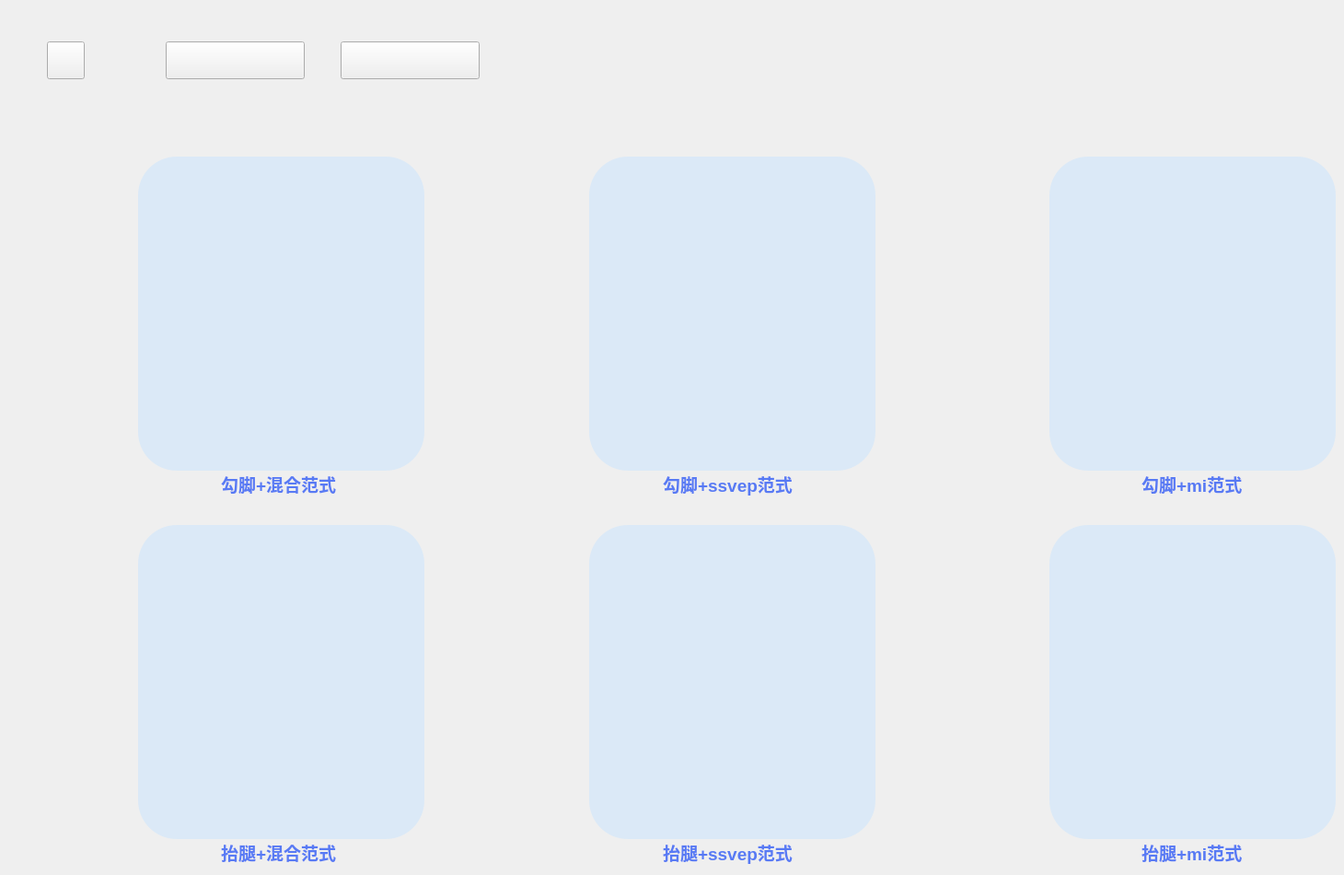
     <widget class="QWidget" name="tab_treat">
      <attribute name="title">
       <string>Tab 1</string>
      </attribute>
      <widget class="QPushButton" name="pushButton_tab1home">
       <property name="geometry">
        <rect>
         <x>51</x>
         <y>45</y>
         <width>41</width>
         <height>41</height>
        </rect>
       </property>
       <property name="styleSheet">
        <string notr="true">border-image: url(:/treat/pic/treat_home.png);</string>
       </property>
       <property name="text">
        <string/>
       </property>
      </widget>
      <widget class="QPushButton" name="pushButton_tab1select">
       <property name="geometry">
        <rect>
         <x>180</x>
         <y>45</y>
         <width>151</width>
         <height>41</height>
        </rect>
       </property>
       <property name="styleSheet">
        <string notr="true">border-image: url(:/treat/pic/treat_select.png);</string>
       </property>
       <property name="text">
        <string/>
       </property>
      </widget>
      <widget class="QPushButton" name="pushButton_tab1new">
       <property name="geometry">
        <rect>
         <x>370</x>
         <y>45</y>
         <width>151</width>
         <height>41</height>
        </rect>
       </property>
       <property name="styleSheet">
        <string notr="true">border-image: url(:/treat/pic/treat_new.png);</string>
       </property>
       <property name="text">
        <string/>
       </property>
      </widget>
      <widget class="QPushButton" name="pushButton_gou_ssvep">
       <property name="geometry">
        <rect>
         <x>640</x>
         <y>170</y>
         <width>311</width>
         <height>341</height>
        </rect>
       </property>
       <property name="font">
        <font>
         <pointsize>14</pointsize>
         <bold>true</bold>
        </font>
       </property>
       <property name="styleSheet">
        <string notr="true">QPushButton#pushButton_gou_ssvep { background-color: #DBE9F7; border-radius: 42px;
border-image: url(:/main/pic/main_up_ssvep.png); }
QPushButton#pushButton_gou_ssvep:pressed { border-image: url(:/main/pic/main_up_click_ssvep.png); }</string>
       </property>
       <property name="text">
        <string/>
       </property>
      </widget>
      <widget class="QPushButton" name="pushButton_gou_ssmvep">
       <property name="geometry">
        <rect>
         <x>150</x>
         <y>170</y>
         <width>311</width>
         <height>341</height>
        </rect>
       </property>
       <property name="font">
        <font>
         <pointsize>14</pointsize>
         <bold>true</bold>
        </font>
       </property>
       <property name="styleSheet">
        <string notr="true">QPushButton#pushButton_gou_ssmvep { background-color: #DBE9F7; border-radius: 42px;
border-image: url(:/main/pic/main_up_ssmvep.png); }
QPushButton#pushButton_gou_ssmvep:pressed { border-image: url(:/main/pic/main_up_click_ssmvep.png); }</string>
       </property>
       <property name="text">
        <string/>
       </property>
      </widget>
      <widget class="QPushButton" name="pushButton_gou_mi">
       <property name="geometry">
        <rect>
         <x>1140</x>
         <y>170</y>
         <width>311</width>
         <height>341</height>
        </rect>
       </property>
       <property name="font">
        <font>
         <pointsize>14</pointsize>
         <bold>true</bold>
        </font>
       </property>
       <property name="styleSheet">
        <string notr="true">QPushButton#pushButton_gou_mi { background-color: #DBE9F7; border-radius: 42px;
border-image: url(:/main/pic/main_up_mi.png); }
QPushButton#pushButton_gou_mi:pressed { border-image: url(:/main/pic/main_up_click_mi.png); }</string>
       </property>
       <property name="text">
        <string/>
       </property>
      </widget>
      <widget class="QPushButton" name="pushButton_tai_ssvep">
       <property name="geometry">
        <rect>
         <x>640</x>
         <y>570</y>
         <width>311</width>
         <height>341</height>
        </rect>
       </property>
       <property name="font">
        <font>
         <pointsize>14</pointsize>
         <bold>true</bold>
        </font>
       </property>
       <property name="styleSheet">
        <string notr="true">QPushButton#pushButton_tai_ssvep { background-color: #DBE9F7; border-radius: 42px;
border-image: url(:/main/pic/main_down_ssvep.png); }
QPushButton#pushButton_tai_ssvep:pressed { border-image: url(:/main/pic/main_down_click_ssvep.png); }</string>
       </property>
       <property name="text">
        <string/>
       </property>
      </widget>
      <widget class="QPushButton" name="pushButton_tai_ssmvep">
       <property name="geometry">
        <rect>
         <x>150</x>
         <y>570</y>
         <width>311</width>
         <height>341</height>
        </rect>
       </property>
       <property name="font">
        <font>
         <pointsize>14</pointsize>
         <bold>true</bold>
        </font>
       </property>
       <property name="styleSheet">
        <string notr="true">QPushButton#pushButton_tai_ssmvep { background-color: #DBE9F7; border-radius: 42px;
border-image: url(:/main/pic/main_down_ssmvep.png); }
QPushButton#pushButton_tai_ssmvep:pressed { border-image: url(:/main/pic/main_down_click_ssmvep.png); }</string>
       </property>
       <property name="text">
        <string/>
       </property>
      </widget>
      <widget class="QPushButton" name="pushButton_tai_mi">
       <property name="geometry">
        <rect>
         <x>1140</x>
         <y>570</y>
         <width>311</width>
         <height>341</height>
        </rect>
       </property>
       <property name="font">
        <font>
         <pointsize>14</pointsize>
         <bold>true</bold>
        </font>
       </property>
       <property name="styleSheet">
        <string notr="true">QPushButton#pushButton_tai_mi { background-color: #DBE9F7; border-radius: 42px;
border-image: url(:/main/pic/main_down_mi.png); }
QPushButton#pushButton_tai_mi:pressed { border-image: url(:/main/pic/main_down_click_mi.png); }</string>
       </property>
       <property name="text">
        <string/>
       </property>
      </widget>
      <widget class="QLabel" name="label_23">
       <property name="geometry">
        <rect>
         <x>720</x>
         <y>510</y>
         <width>151</width>
         <height>31</height>
        </rect>
       </property>
       <property name="font">
        <font>
         <pointsize>14</pointsize>
         <bold>true</bold>
        </font>
       </property>
       <property name="styleSheet">
        <string notr="true">color: rgb(88, 122, 244);</string>
       </property>
       <property name="text">
        <string>勾脚+ssvep范式</string>
       </property>
      </widget>
      <widget class="QLabel" name="label_24">
       <property name="geometry">
        <rect>
         <x>240</x>
         <y>510</y>
         <width>131</width>
         <height>31</height>
        </rect>
       </property>
       <property name="font">
        <font>
         <pointsize>14</pointsize>
         <bold>true</bold>
        </font>
       </property>
       <property name="styleSheet">
        <string notr="true">color: rgb(88, 122, 244);</string>
       </property>
       <property name="text">
        <string>勾脚+混合范式</string>
       </property>
      </widget>
      <widget class="QLabel" name="label_25">
       <property name="geometry">
        <rect>
         <x>1240</x>
         <y>510</y>
         <width>121</width>
         <height>31</height>
        </rect>
       </property>
       <property name="font">
        <font>
         <pointsize>14</pointsize>
         <bold>true</bold>
        </font>
       </property>
       <property name="styleSheet">
        <string notr="true">color: rgb(88, 122, 244);</string>
       </property>
       <property name="text">
        <string>勾脚+mi范式</string>
       </property>
      </widget>
      <widget class="QLabel" name="label_27">
       <property name="geometry">
        <rect>
         <x>720</x>
         <y>910</y>
         <width>151</width>
         <height>31</height>
        </rect>
       </property>
       <property name="font">
        <font>
         <pointsize>14</pointsize>
         <bold>true</bold>
        </font>
       </property>
       <property name="styleSheet">
        <string notr="true">color: rgb(88, 122, 244);</string>
       </property>
       <property name="text">
        <string>抬腿+ssvep范式</string>
       </property>
      </widget>
      <widget class="QLabel" name="label_28">
       <property name="geometry">
        <rect>
         <x>240</x>
         <y>910</y>
         <width>131</width>
         <height>31</height>
        </rect>
       </property>
       <property name="font">
        <font>
         <pointsize>14</pointsize>
         <bold>true</bold>
        </font>
       </property>
       <property name="styleSheet">
        <string notr="true">color: rgb(88, 122, 244);</string>
       </property>
       <property name="text">
        <string>抬腿+混合范式</string>
       </property>
      </widget>
      <widget class="QLabel" name="label_29">
       <property name="geometry">
        <rect>
         <x>1240</x>
         <y>910</y>
         <width>121</width>
         <height>31</height>
        </rect>
       </property>
       <property name="font">
        <font>
         <pointsize>14</pointsize>
         <bold>true</bold>
        </font>
       </property>
       <property name="styleSheet">
        <string notr="true">color: rgb(88, 122, 244);</string>
       </property>
       <property name="text">
        <string>抬腿+mi范式</string>
       </property>
      </widget>
     </widget>
